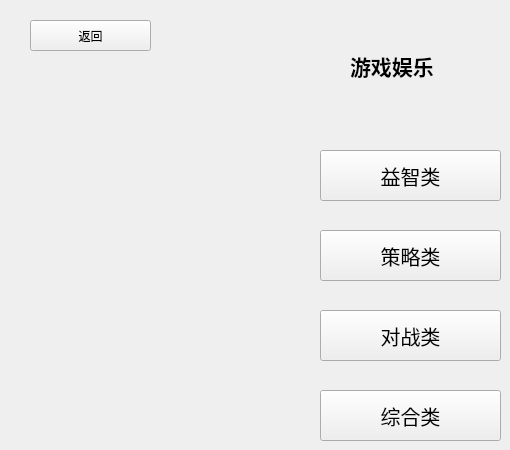
  <widget class="QWidget" name="GameWindow">
   <property name="windowTitle">
    <string>游戏盒子</string>
   </property>
   <widget class="QPushButton" name="GameBack">
    <property name="geometry">
     <rect>
      <x>30</x>
      <y>20</y>
      <width>121</width>
      <height>31</height>
     </rect>
    </property>
    <property name="text">
     <string>返回</string>
    </property>
   </widget>
   <widget class="QLabel" name="youxiyule">
    <property name="geometry">
     <rect>
      <x>350</x>
      <y>40</y>
      <width>141</width>
      <height>51</height>
     </rect>
    </property>
    <property name="font">
     <font>
      <pointsize>16</pointsize>
      <weight>75</weight>
      <italic>false</italic>
      <bold>true</bold>
      <strikeout>false</strikeout>
      <kerning>true</kerning>
     </font>
    </property>
    <property name="layoutDirection">
     <enum>Qt::LeftToRight</enum>
    </property>
    <property name="text">
     <string>游戏娱乐</string>
    </property>
   </widget>
   <widget class="QPushButton" name="yizhi">
    <property name="geometry">
     <rect>
      <x>320</x>
      <y>150</y>
      <width>181</width>
      <height>51</height>
     </rect>
    </property>
    <property name="font">
     <font>
      <family>宋体</family>
      <pointsize>15</pointsize>
      <underline>false</underline>
     </font>
    </property>
    <property name="cursor">
     <cursorShape>ArrowCursor</cursorShape>
    </property>
    <property name="text">
     <string>益智类</string>
    </property>
    <property name="icon">
     <iconset>
      <normaloff>Icon/yizhi.png</normaloff>Icon/yizhi.png</iconset>
    </property>
    <property name="iconSize">
     <size>
      <width>45</width>
      <height>45</height>
     </size>
    </property>
   </widget>
   <widget class="QPushButton" name="celue">
    <property name="geometry">
     <rect>
      <x>320</x>
      <y>230</y>
      <width>181</width>
      <height>51</height>
     </rect>
    </property>
    <property name="font">
     <font>
      <family>宋体</family>
      <pointsize>15</pointsize>
      <underline>false</underline>
     </font>
    </property>
    <property name="cursor">
     <cursorShape>ArrowCursor</cursorShape>
    </property>
    <property name="text">
     <string>策略类</string>
    </property>
    <property name="icon">
     <iconset>
      <normaloff>Icon/celue.png</normaloff>Icon/celue.png</iconset>
    </property>
    <property name="iconSize">
     <size>
      <width>45</width>
      <height>45</height>
     </size>
    </property>
   </widget>
   <widget class="QPushButton" name="duizhan">
    <property name="geometry">
     <rect>
      <x>320</x>
      <y>310</y>
      <width>181</width>
      <height>51</height>
     </rect>
    </property>
    <property name="font">
     <font>
      <family>宋体</family>
      <pointsize>15</pointsize>
      <underline>false</underline>
     </font>
    </property>
    <property name="cursor">
     <cursorShape>ArrowCursor</cursorShape>
    </property>
    <property name="text">
     <string>对战类</string>
    </property>
    <property name="icon">
     <iconset>
      <normaloff>Icon/duizhan.png</normaloff>Icon/duizhan.png</iconset>
    </property>
    <property name="iconSize">
     <size>
      <width>45</width>
      <height>45</height>
     </size>
    </property>
   </widget>
   <widget class="QPushButton" name="zonghe">
    <property name="geometry">
     <rect>
      <x>320</x>
      <y>390</y>
      <width>181</width>
      <height>51</height>
     </rect>
    </property>
    <property name="font">
     <font>
      <family>宋体</family>
      <pointsize>15</pointsize>
      <underline>false</underline>
     </font>
    </property>
    <property name="cursor">
     <cursorShape>ArrowCursor</cursorShape>
    </property>
    <property name="text">
     <string>综合类</string>
    </property>
    <property name="icon">
     <iconset>
      <normaloff>Icon/zonghe.png</normaloff>Icon/zonghe.png</iconset>
    </property>
    <property name="iconSize">
     <size>
      <width>45</width>
      <height>45</height>
     </size>
    </property>
   </widget>
  </widget>
